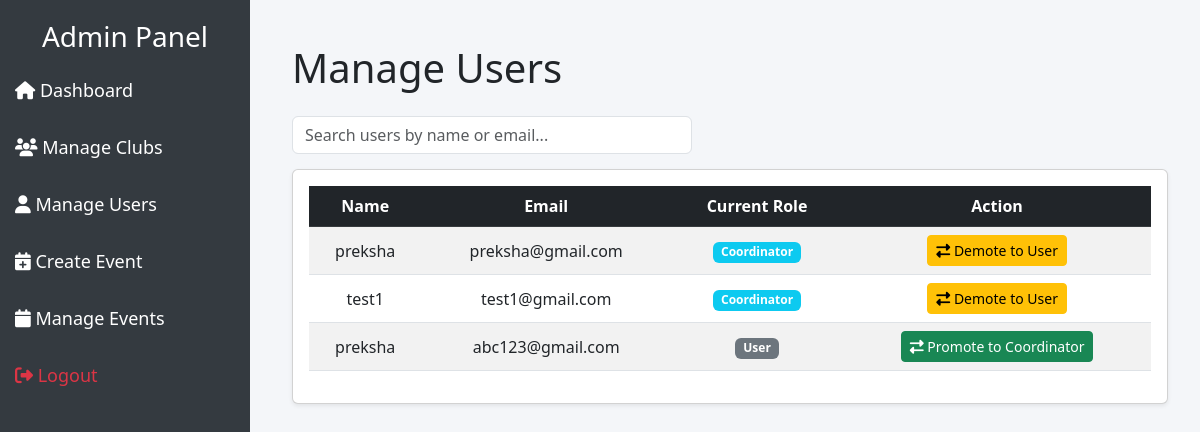
Page /views/admin/manage_users.php (signed in) on the committed database.
### tables this page shows
CREATE TABLE `users` (
  `id` int(11) NOT NULL,
  `name` varchar(100) NOT NULL,
  `email` varchar(100) NOT NULL,
  `password` varchar(255) NOT NULL,
  `role` enum('admin','coordinator','user') DEFAULT 'user',
  `created_at` timestamp NOT NULL DEFAULT current_timestamp(),
  `student_stream` varchar(100) DEFAULT NULL,
  `semester` int(11) DEFAULT NULL,
  `enrollment_no` varchar(50) DEFAULT NULL
);

### views/admin/manage_users.php (the view, shortened to what this page needs)
<?php
include(__DIR__ . "/../../config/db.php");
$query = "SELECT id, name, email, role FROM users
          WHERE role IN ('user', 'coordinator')
          ORDER BY FIELD(role, 'coordinator', 'user'), name";
$stmt = $conn->prepare($query);
$stmt->execute();
$result = $stmt->get_result();
?>
<!DOCTYPE html>
<html lang="en">
<head>
    <link href="https://cdn.jsdelivr.net/npm/bootstrap@5.3.0/dist/css/bootstrap.min.css" rel="stylesheet">
</head>
<body>
<div class="sidebar">
    <h3 class="text-center text-white">Admin Panel</h3>
     <a href="dashboard.php"><i class="fas fa-home"></i> Dashboard</a>
    <a href="manage_clubs.php"><i class="fas fa-users"></i> Manage Clubs</a>
    <a href="manage_users.php"><i class="fas fa-user"></i> Manage Users</a>
    <a href="create_event.php"><i class="fas fa-calendar-plus"></i> Create Event</a>
    <a href="manage_events.php"><i class="fas fa-calendar"></i> Manage Events</a>
    <a href="../../controller/logout.php" class="text-danger"><i class="fas fa-sign-out-alt"></i> Logout</a>
</div>
<div class="content">
    <div class="container mt-4">
        <h1 class="mb-4">Manage Users</h1>
        <input type="text" id="searchInput" class="form-control search-bar" placeholder="Search users by name or email..." onkeyup="searchUsers()">
        <div class="card p-3 shadow-sm">
            <table class="table table-striped table-hover" id="userTable">
                <thead class="table-dark">
                    <tr>
                        <th>Name</th>
                        <th>Email</th>
                        <th>Current Role</th>
                        <th>Action</th>
                    </tr>
                </thead>
                <tbody>
<?php while ($row = $result->fetch_assoc()): ?>
<tr>
    <td><?php echo htmlspecialchars($row['name']); ?></td>
    <td><?php echo htmlspecialchars($row['email']); ?></td>
    <td>
        <span class="badge bg-<?php echo $row['role'] === 'coordinator' ? 'info' : 'secondary'; ?>">
            <?php echo ucfirst($row['role']); ?>
        </span>
    </td>
    <td>
        <form action="../../controller/promote_user.php" method="post" onsubmit="return confirm('Are you sure you want to change this user\'s role?');">
            <button type="submit" class="btn btn-<?php echo $row['role'] === 'user' ? 'success' : 'warning'; ?> btn-sm">
                <i class="fas fa-exchange-alt"></i>
                <?php echo $row['role'] === 'user' ? 'Promote to Coordinator' : 'Demote to User'; ?>
            </button>
        </form>
    </td>
</tr>
<?php endwhile; ?>
</tbody>
            </table>
        </div>
    </div>
</div>
</body>
</html>

### views/admin/manage_users.php (style rules this page uses)
body { background-color: #f4f6f9; }
.sidebar { height: 100vh; width: 250px; position: fixed; background-color: #343a40; padding-top: 20px; }
.sidebar a { padding: 15px; text-decoration: none; font-size: 18px; color: #ffffff; display: block; transition: 0.3s; }
.content { margin-left: 260px; padding: 20px; }
.table th { text-align: center; }
.table td { vertical-align: middle; text-align: center; }
.search-bar { width: 100%; max-width: 400px; margin-bottom: 15px; }

### rows in the picture
users: name "preksha", email "preksha@gmail.com", role "Coordinator", shows "Demote to User"
users: name "test1", email "test1@gmail.com", role "Coordinator", shows "Demote to User"
users: name "preksha", email "abc123@gmail.com", role "User", shows "Promote to Coordinator"
